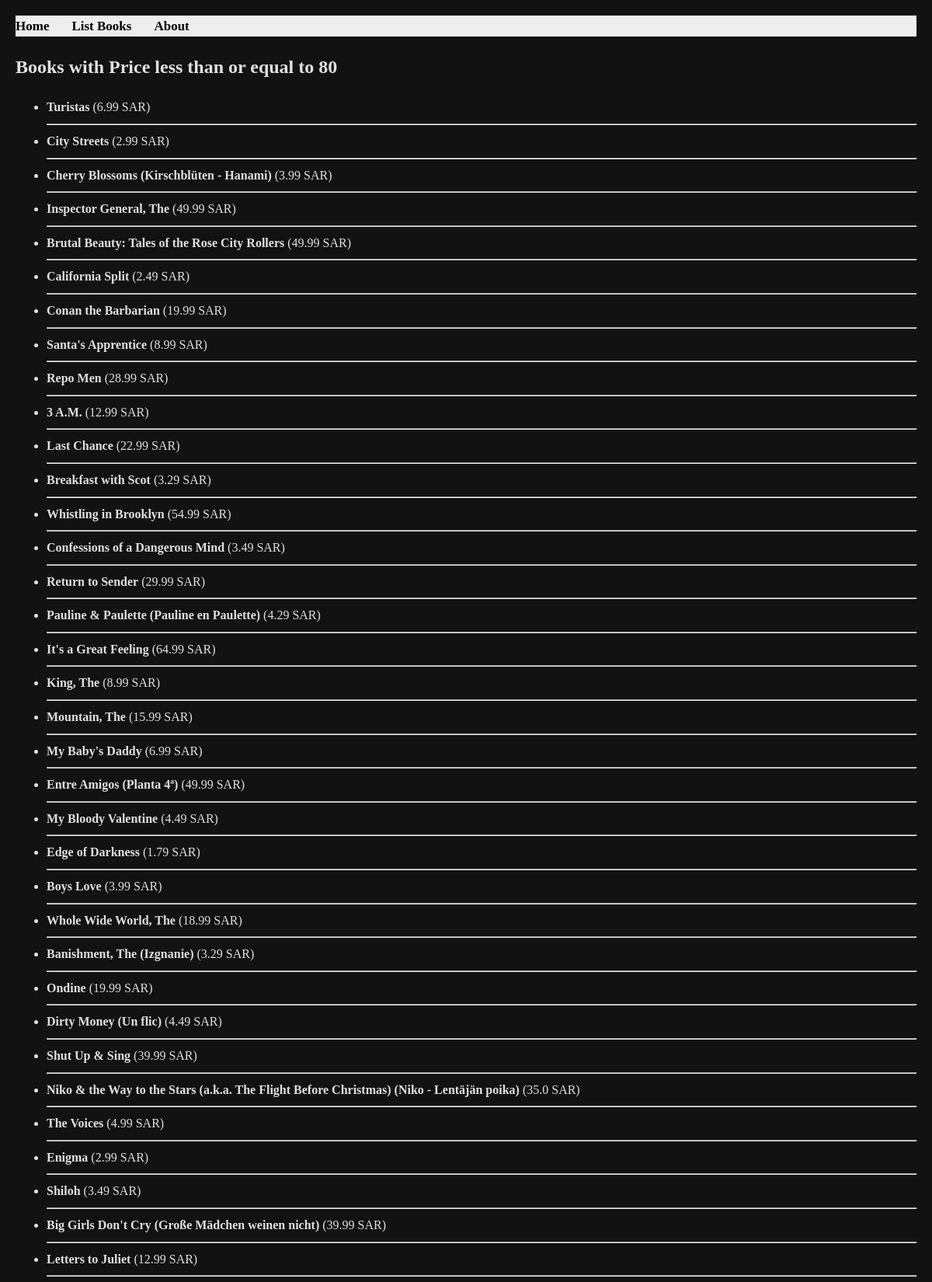
The app's page /books/lab8/task1/ (signed in, upper part) with its own data.
### apps/bookmodule/models.py (models this page shows)
class Book(models.Model):
    title = models.CharField(max_length = 50)
    author = models.CharField(max_length = 50)
    price = models.FloatField(default = 0.0)
    edition = models.SmallIntegerField(default = 1)

### apps/bookmodule/views.py (the view)
# urls.py: path('lab8/task1/', views.l8Task1, name='books.l8Task1'),
def l8Task1(request):
    myBook = Book.objects.filter(Q(price__lte = 80))
    return render(request, 'bookmodule/l8Task1.html', {'books': myBook})

### apps/templates/bookmodule/l8Task1.html (shortened to what this page needs)
{% extends "layouts/base.html" %}
{% block content %}
    <h2>Books with Price less than or equal to 80</h2>
    <ul>
    {% for book in books %}
        <li> <strong>{{ book.title }}</strong> ({{ book.price}} SAR)</li>
        <hr>
    {% empty %}
        <li>No books found matching your criteria.</li>
    {% endfor %}
    </ul>
    <br>
{% endblock %}

### apps/templates/layouts/base.html (style rules this page uses)
:root { --bg-color: #121212; --text-color: #e0e0e0; --nav-bg: #1e1e1e; --link-color: #bb86fc; --border-color: #333333; }
body { background-color: var(--bg-color); color: var(--text-color); margin: 0; padding: 20px; line-height: 1.6; }

### records on screen
Book: title "Turistas", price "6.99"
Book: title "City Streets", price "2.99"
Book: title "Cherry Blossoms (Kirschblüten - Hanami)", price "3.99"
Book: title "Inspector General, The", price "49.99"
Book: title "Brutal Beauty: Tales of the Rose City Rollers", price "49.99"
Book: title "California Split", price "2.49"
Book: title "Conan the Barbarian", price "19.99"
Book: title "Santa's Apprentice", price "8.99"
Book: title "Repo Men", price "28.99"
Book: title "3 A.M.", price "12.99"
Book: title "Last Chance", price "22.99"
Book: title "Breakfast with Scot", price "3.29"
Book: title "Whistling in Brooklyn", price "54.99"
Book: title "Confessions of a Dangerous Mind", price "3.49"
Book: title "Return to Sender", price "29.99"
Book: title "Pauline & Paulette (Pauline en Paulette)", price "4.29"
Book: title "It's a Great Feeling", price "64.99"
Book: title "King, The", price "8.99"
Book: title "Mountain, The", price "15.99"
Book: title "My Baby's Daddy", price "6.99"
Book: title "Entre Amigos (Planta 4ª)", price "49.99"
Book: title "My Bloody Valentine", price "4.49"
Book: title "Edge of Darkness", price "1.79"
Book: title "Boys Love", price "3.99"
Book: title "Whole Wide World, The", price "18.99"
Book: title "Banishment, The (Izgnanie)", price "3.29"
Book: title "Ondine", price "19.99"
Book: title "Dirty Money (Un flic)", price "4.49"
Book: title "Shut Up & Sing", price "39.99"
Book: title "Niko & the Way to the Stars (a.k.a. The Flight Before Christmas) (Niko - Lentäjän poika)", price "35.0"
Book: title "The Voices", price "4.99"
Book: title "Enigma", price "2.99"
Book: title "Shiloh", price "3.49"
Book: title "Big Girls Don't Cry (Große Mädchen weinen nicht)", price "39.99"
Book: title "Letters to Juliet", price "12.99"
